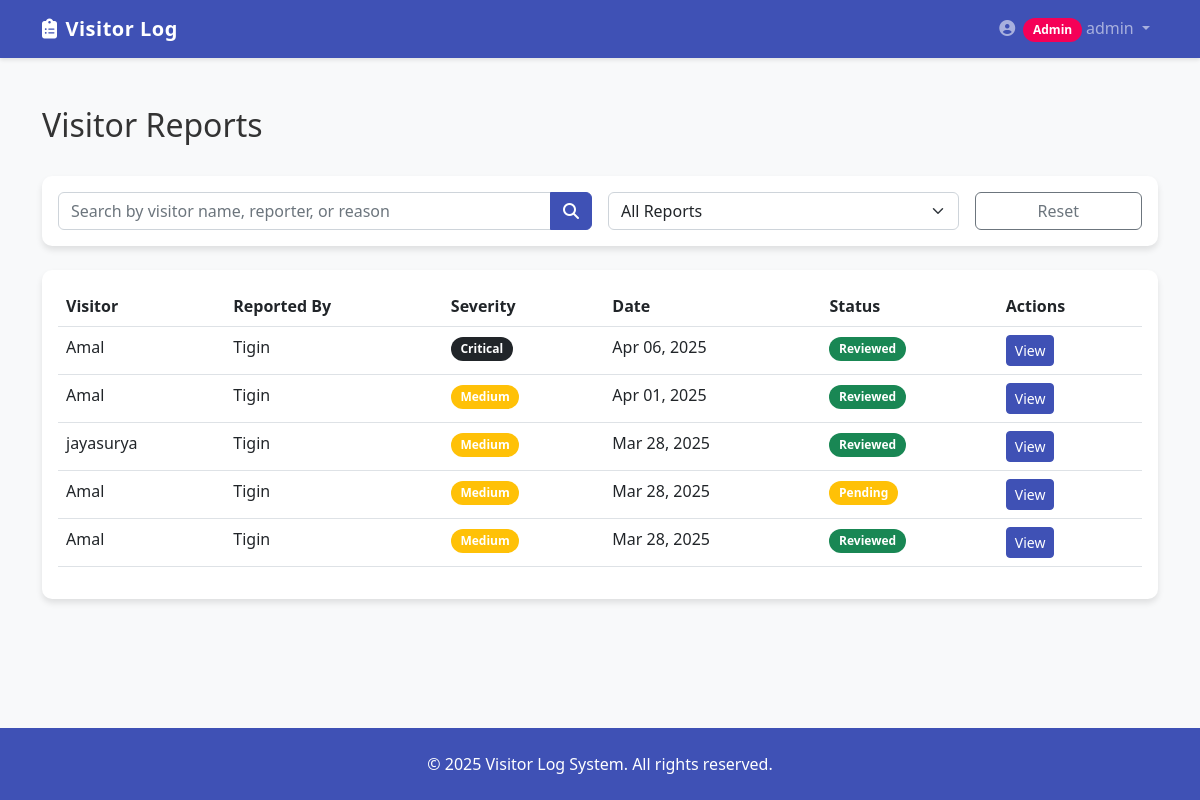
Before: /reports/reports/ (signed in) with the older database file.
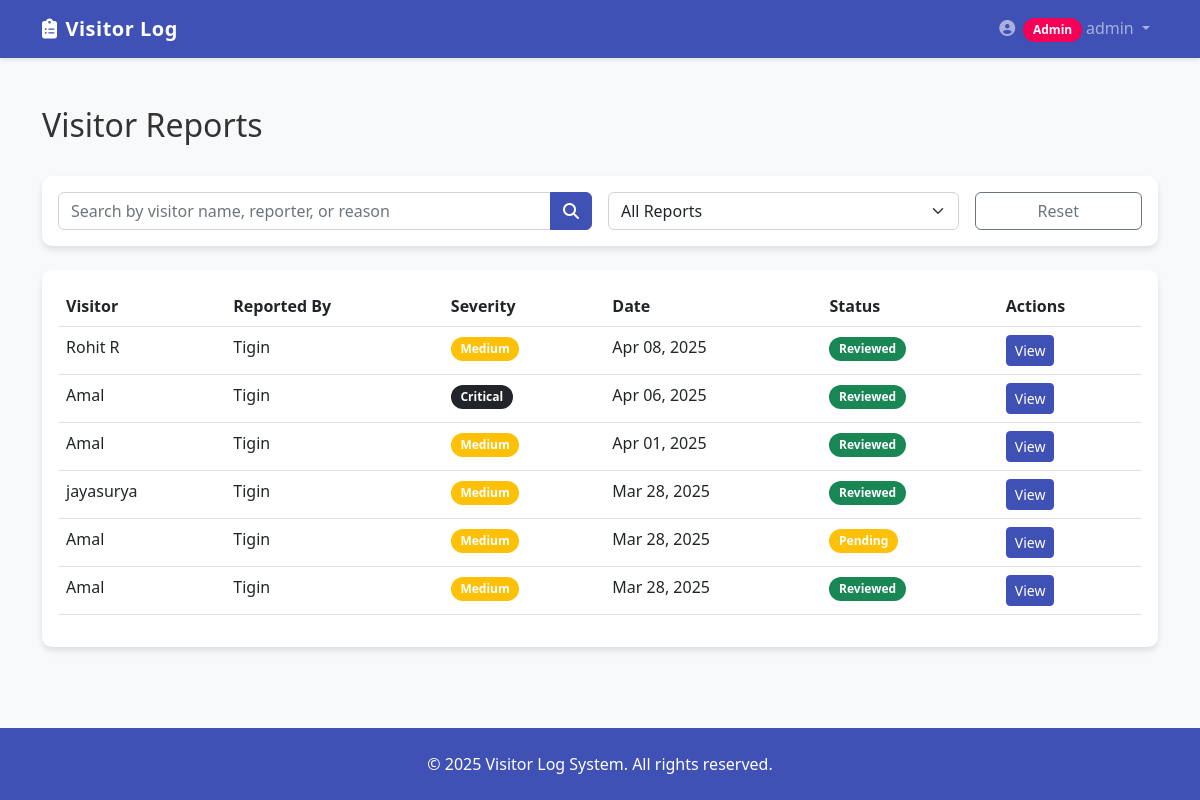
After: the same page with the newer database file.
### reports/models.py (models this page shows, shortened)
class Report(models.Model):
    SEVERITY_CHOICES = (
        ('LOW', 'Low'),
        ('MEDIUM', 'Medium'),
        ('HIGH', 'High'),
        ('CRITICAL', 'Critical'),
    )
    reported_by = models.ForeignKey(
        settings.AUTH_USER_MODEL,
        on_delete=models.CASCADE,
        related_name='reported_visitors'
    )
    visit = models.ForeignKey(
        Visit,
        on_delete=models.CASCADE,
        related_name='reports'
    )
    reason = models.TextField()
    severity = models.CharField(max_length=10, choices=SEVERITY_CHOICES, default='MEDIUM')
    created_at = models.DateTimeField(auto_now_add=True)
    reviewed = models.BooleanField(default=False)
    reviewed_by = models.ForeignKey(
        settings.AUTH_USER_MODEL,
        on_delete=models.SET_NULL,
        null=True,
        blank=True,
        related_name='reviewed_reports'
    )
    reviewed_at = models.DateTimeField(null=True, blank=True)
    class Meta:
        ordering = ['-created_at']

### visits/models.py (models this page shows, shortened)
class Visit(models.Model):
    STATUS_CHOICES = (
        ('PENDING', 'Pending'),
        ('APPROVED', 'Approved'),
        ('REJECTED', 'Rejected'),
        ('CHECKED_IN', 'Checked In'),
        ('CHECKED_OUT', 'Checked Out'),
        ('CANCELLED', 'Cancelled'),
    )
    resident = models.ForeignKey(
        settings.AUTH_USER_MODEL,
        on_delete=models.CASCADE,
        related_name='resident_visits',
        limit_choices_to={'role': 'RESIDENT'}
    )
    visitor_name = models.CharField(max_length=100)
    visitor_phone = models.CharField(max_length=20, blank=True, null=True)
    visitor_email = models.EmailField(blank=True, null=True)
    purpose = models.CharField(max_length=200)
    status = models.CharField(max_length=20, choices=STATUS_CHOICES, default='PENDING')
    requested_by = models.ForeignKey(
        settings.AUTH_USER_MODEL,
        on_delete=models.CASCADE,
        related_name='requested_visits',
        limit_choices_to={'role': 'SECURITY'},
        null=True,  # Make this field optional to fix the issue
        blank=True
    )
    requested_at = models.DateTimeField(auto_now_add=True)
    expected_arrival = models.DateTimeField(null=True, blank=True)
    entry_time = models.DateTimeField(null=True, blank=True)
    exit_time = models.DateTimeField(null=True, blank=True)
    approval_time = models.DateTimeField(null=True, blank=True)
    rejection_reason = models.TextField(blank=True, null=True)
    notes = models.TextField(blank=True, null=True)
    class Meta:
        ordering = ['-requested_at']

### users/models.py (models this page shows, shortened)
class CustomUser(AbstractUser):
    class Role(models.TextChoices):
        ADMIN = 'ADMIN', 'Admin'
        RESIDENT = 'RESIDENT', 'Resident'
        SECURITY = 'SECURITY', 'Security'
    role = models.CharField(
        max_length=10,
        choices=Role.choices,
        default=Role.RESIDENT
    )

### users/views.py (the view)
        def wrapper(request, *args, **kwargs):
            if request.user.is_authenticated and request.user.role in allowed_roles:
                return view_func(request, *args, **kwargs)
            messages.error(request, 'You do not have permission to access this page.')
            return redirect('dashboard')

### reports/views.py (called while the page is built)
@login_required
@role_required(['ADMIN'])
def report_list(request):
    search = request.GET.get('search', '')
    status = request.GET.get('status', '')
    reports = Report.objects.all()
    if search:
        reports = reports.filter(
            Q(visit__visitor_name__icontains=search) |
            Q(reported_by__username__icontains=search) |
            Q(reason__icontains=search)
        )
    if status == 'reviewed':
        reports = reports.filter(reviewed=True)
    elif status == 'unreviewed':
        reports = reports.filter(reviewed=False)
    paginator = Paginator(reports.order_by('-created_at'), 10)
    page_number = request.GET.get('page', 1)
    page_obj = paginator.get_page(page_number)
    return render(request, 'reports/report_list.html', {
        'page_obj': page_obj,
        'search': search,
        'status': status,
        'title': 'Visitor Reports'
    })

### reports/templates/reports/report_list.html (shortened to what this page needs)
{% extends 'base.html' %}
{% block content %}
<div class="container mt-4">
    <div class="d-flex justify-content-between align-items-center mb-4">
        <h2>Visitor Reports</h2>
    </div>
    <div class="card mb-4">
        <div class="card-body">
            <form method="get" class="row g-3">
                <div class="col-md-6">
                    <div class="input-group">
                        <input type="text" name="search" value="{{ search }}" class="form-control" placeholder="Search by visitor name, reporter, or reason">
                        <button type="submit" class="btn btn-primary">
                            <i class="fas fa-search"></i>
                        </button>
                    </div>
                </div>
                <div class="col-md-4">
                    <select name="status" class="form-select" onchange="this.form.submit()">
                        <option value="" {% if status == '' %}selected{% endif %}>All Reports</option>
                    </select>
                </div>
                <div class="col-md-2">
                    <a href="{% url 'report_list' %}" class="btn btn-outline-secondary w-100">Reset</a>
                </div>
            </form>
        </div>
    </div>
    {% if page_obj %}
    <div class="card">
        <div class="card-body">
            <div class="table-responsive">
                <table class="table table-hover">
                    <thead>
                        <tr>
                            <th>Visitor</th>
                            <th>Reported By</th>
                            <th>Severity</th>
                            <th>Date</th>
                            <th>Status</th>
                            <th>Actions</th>
                        </tr>
                    </thead>
                    <tbody>
                        {% for report in page_obj %}
                        <tr>
                            <td>{{ report.visit.visitor_name }}</td>
                            <td>{{ report.reported_by.username }}</td>
                            <td>
                                {% if report.severity == 'LOW' %}
                                    <span class="badge bg-info">Low</span>
                                {% elif report.severity == 'MEDIUM' %}
                                    <span class="badge bg-warning">Medium</span>
                                {% elif report.severity == 'HIGH' %}
                                    <span class="badge bg-danger">High</span>
                                {% else %}
                                    <span class="badge bg-dark">Critical</span>
                                {% endif %}
                            </td>
                            <td>{{ report.created_at|date:"M d, Y" }}</td>
                            <td>
                                {% if report.reviewed %}
                                    <span class="badge bg-success">Reviewed</span>
                                {% else %}
                                    <span class="badge bg-warning">Pending</span>
                                {% endif %}
                            </td>
                            <td>
                                <a href="{% url 'report_detail' report.pk %}" class="btn btn-sm btn-primary">
                                    View
                                </a>
                            </td>
                        </tr>
                        {% endfor %}
                    </tbody>
                </table>
            </div>
        </div>
    </div>
    {% else %}
    <div class="alert alert-info">
        <i class="fas fa-info-circle me-2"></i> No reports found matching your criteria.
    </div>
    {% endif %}
</div>
{% endblock %}

Changed rows visible on the page:
added Report: visit.visitor_name "Rohit R", reported_by.username "Tigin", severity "Medium", created_at "Apr 08, 2025", reviewed "Reviewed"
